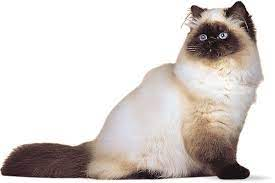
#> input picture imgs/cat.jpeg, 275 x 183 px
$ python '27_图像变换_仿射变换_获取变换矩阵.py'
#> lines starting #> are read from the running program, lines starting #| are printed output that depends on the picture
import numpy as np

import cv2

img = cv2.imread('./imgs/cat.jpeg')
#> img is the input picture: shape (183, 275, 3); mean B, G, R 204, 207.5, 214.2
print(img.shape)
#| (183, 275, 3)
h, w, ch = img.shape
#> h = 183; w = 275; ch = 3

cv2.imshow('origin', img)

# 利用API 获取一个二维的旋转仿射矩阵
# 旋转的角度为逆时针
M = cv2.getRotationMatrix2D(center=(w/2,h/2), angle=15, scale=0.3)
print(M)
#| [[ 2.89777748e-01  7.76457135e-02  9.05509769e+01]
#|  [-7.76457135e-02  2.89777748e-01  7.56616217e+01]]

# 缩放比例是原图的缩放比例，如果只设置 scale , 不会修改原图的尺寸
# 如果需要修改原图的尺寸，需要设置 dsize 的值
img_tran = cv2.warpAffine(img, M=M, dsize=(w, h))
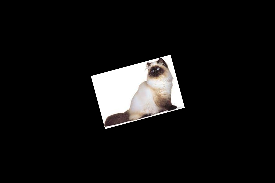
#> img_tran: shape (183, 275, 3); mean B, G, R 18.4, 18.7, 19.3
print(img_tran.shape)
#| (183, 275, 3)

cv2.imshow('translate', img_tran)

if cv2.waitKey(0) & 0xFF == ord('q'):
#> (key q is pressed here)
    cv2.destroyAllWindows()

$ run again, with imgs/blue-sky.jpeg copied over imgs/cat.jpeg
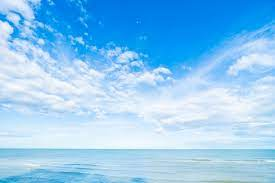
#> input picture imgs/blue-sky.jpeg, 275 x 183 px
#> img is the input picture: shape (183, 275, 3); mean B, G, R 241.4, 200.4, 142.7
#| (183, 275, 3)
#| [[ 2.89777748e-01  7.76457135e-02  9.05509769e+01]
#|  [-7.76457135e-02  2.89777748e-01  7.56616217e+01]]
#> `img_tran = cv2.warpAffine(img, M=M, dsize=(w, h))`:
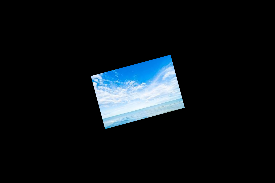
#> img_tran: shape (183, 275, 3); mean B, G, R 21.7, 18, 12.9
#| (183, 275, 3)
